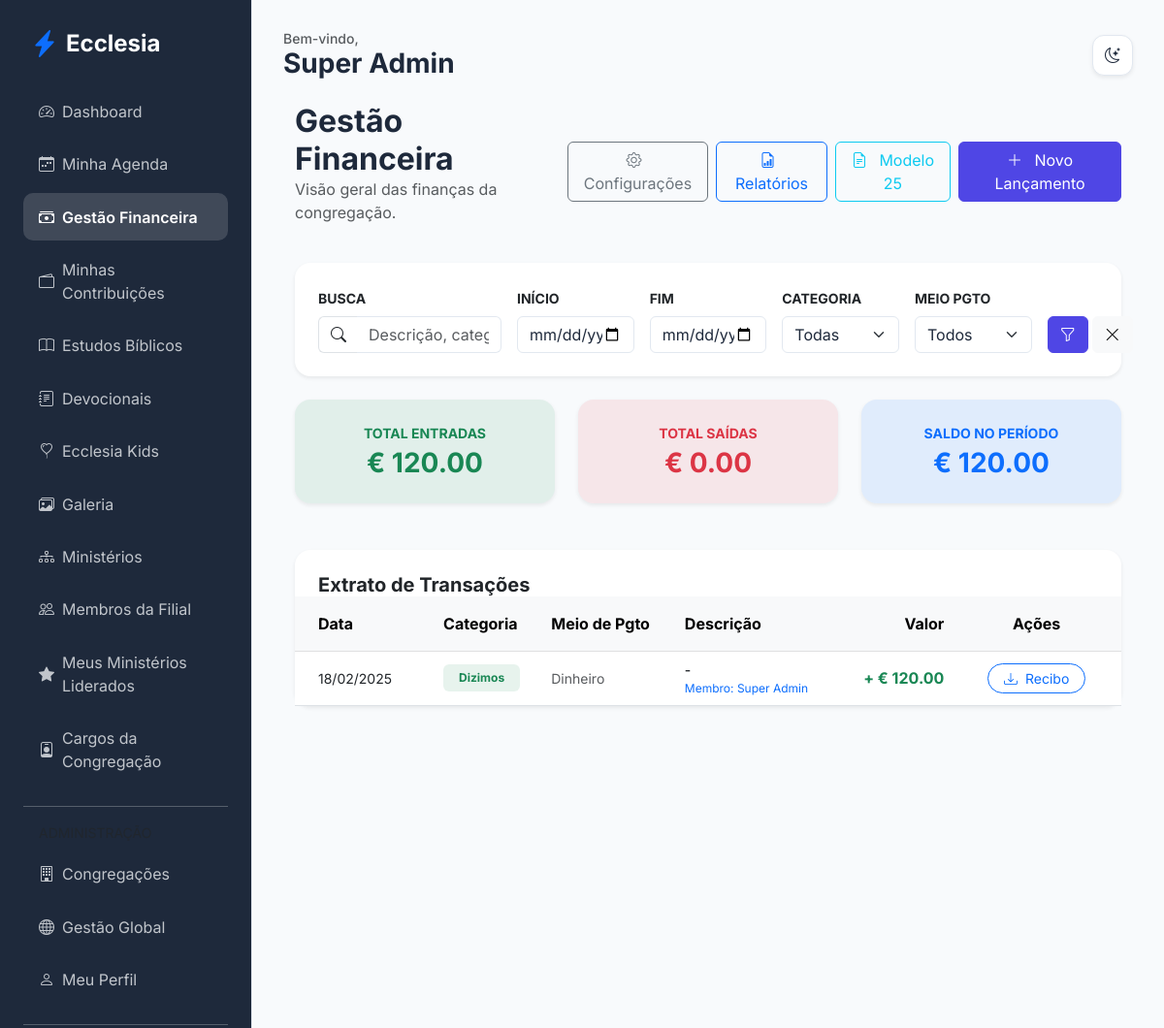
Screenshot of /finance/dashboard (signed in) with the database file from the repository.
### app/core/models.py (models this page shows, shortened)
class User(db.Model, UserMixin):
    id = db.Column(db.Integer, primary_key=True)
    name = db.Column(db.String(100), nullable=False)
    email = db.Column(db.String(120), unique=True, nullable=False)
    password_hash = db.Column(db.String(128))
    birth_date = db.Column(db.Date)
    gender = db.Column(db.String(20))
    documents = db.Column(db.String(200)) # Flexível para diferentes países
    tax_id = db.Column(db.String(20), nullable=True)  # NIF (PT), CPF/CNPJ (BR), etc.
    address = db.Column(db.Text)
    phone = db.Column(db.String(50))
    profile_photo = db.Column(db.String(255), nullable=True)
    status = db.Column(db.String(20), default='pending') # pending, active, rejected
    is_email_verified = db.Column(db.Boolean, default=False)
    email_verification_token = db.Column(db.String(100), unique=True, nullable=True)
    data_consent = db.Column(db.Boolean, default=False)
    data_consent_date = db.Column(db.DateTime)
    marketing_consent = db.Column(db.Boolean, default=False)
    is_ministry_leader = db.Column(db.Boolean, default=False)
    church_id = db.Column(db.Integer, db.ForeignKey('church.id'))
    family_id = db.Column(db.Integer, db.ForeignKey('family.id'), nullable=True)
    church_role_id = db.Column(db.Integer, db.ForeignKey('church_role.id'), nullable=True)
    ministries = db.relationship('Ministry', secondary=member_ministries, backref=db.backref('members', lazy='dynamic'))
    can_manage_ministries = db.Column(db.Boolean, default=False)
    can_manage_media = db.Column(db.Boolean, default=False)
    can_publish_devotionals = db.Column(db.Boolean, default=False)
    can_approve_members = db.Column(db.Boolean, default=False)
    can_manage_finance = db.Column(db.Boolean, default=False)
    can_manage_kids = db.Column(db.Boolean, default=False)
    can_manage_events = db.Column(db.Boolean, default=False)

class Church(db.Model):
    id = db.Column(db.Integer, primary_key=True)
    name = db.Column(db.String(100), nullable=False)
    address = db.Column(db.String(200))
    city = db.Column(db.String(100))
    country = db.Column(db.String(100))
    nif = db.Column(db.String(20)) # Número de Contribuinte
    email = db.Column(db.String(120))
    currency_symbol = db.Column(db.String(5), default='R$')
    is_main = db.Column(db.Boolean, default=False)
    created_at = db.Column(db.DateTime, default=datetime.utcnow)
    members = db.relationship('User', backref='church', lazy=True)
    ministries = db.relationship('Ministry', backref='church', lazy=True)
    assets = db.relationship('Asset', backref='church', lazy=True)
    roles = db.relationship('ChurchRole', backref='church', lazy=True, cascade="all, delete-orphan")

class Transaction(db.Model):
    id = db.Column(db.Integer, primary_key=True)
    type = db.Column(db.String(10)) # income, expense
    category_id = db.Column(db.Integer, db.ForeignKey('transaction_category.id'), nullable=True)
    category_name = db.Column(db.String(100))
    payment_method_id = db.Column(db.Integer, db.ForeignKey('payment_method.id'), nullable=True)
    payment_method_name = db.Column(db.String(100))
    amount = db.Column(db.Float, nullable=False)
    date = db.Column(db.DateTime, default=datetime.utcnow)
    description = db.Column(db.Text)
    user_id = db.Column(db.Integer, db.ForeignKey('user.id'), nullable=True)
    church_id = db.Column(db.Integer, db.ForeignKey('church.id'))
    receipt_path = db.Column(db.String(255))
    category = db.relationship('TransactionCategory', backref='transactions')
    payment_method = db.relationship('PaymentMethod', backref='transactions')
    church = db.relationship('Church', backref='transactions')
    user = db.relationship('User', backref='transactions')

### app/modules/finance/routes.py (the view)
@finance_bp.route('/dashboard')
@login_required
def dashboard():
    if can_manage_finance():
        search = request.args.get('search')
        start_date = request.args.get('start_date')
        end_date = request.args.get('end_date')
        category_id = request.args.get('category_id')
        payment_method_id = request.args.get('payment_method_id')
        tx_type = request.args.get('type')
        if is_admin():
            query = Transaction.query
            asset_query = Asset.query
        else:
            query = Transaction.query.filter_by(church_id=current_user.church_id)
            asset_query = Asset.query.filter_by(church_id=current_user.church_id)
        if search:
            query = query.filter(or_(
                Transaction.description.ilike(f'%{search}%'),
                Transaction.category_name.ilike(f'%{search}%'),
                Transaction.payment_method_name.ilike(f'%{search}%')
            ))
        if start_date:
            query = query.filter(Transaction.date >= datetime.strptime(start_date, '%Y-%m-%d'))
        if end_date:
            query = query.filter(Transaction.date <= datetime.strptime(end_date, '%Y-%m-%d') + timedelta(days=1))
        if category_id:
            query = query.filter(Transaction.category_id == category_id)
        if payment_method_id:
            query = query.filter(Transaction.payment_method_id == payment_method_id)
        if tx_type:
            query = query.filter(Transaction.type == tx_type)
        transactions = query.order_by(Transaction.date.desc()).all()
        assets = asset_query.all()
        categories = TransactionCategory.query.filter_by(church_id=current_user.church_id, is_active=True).all()
        payment_methods = PaymentMethod.query.filter_by(church_id=current_user.church_id, is_active=True).all()
        total_income = sum(t.amount for t in transactions if t.type == 'income')
        total_expense = sum(t.amount for t in transactions if t.type == 'expense')
        stats = {
            'income': total_income,
            'expense': total_expense,
            'balance': total_income - total_expense
        }
        return render_template('finance/dashboard.html',
                               transactions=transactions,
                               assets=assets,
                               stats=stats,
                               categories=categories,
                               payment_methods=payment_methods,
                               filters={'search': search, 'start_date': start_date, 'end_date': end_date, 'category_id': category_id, 'payment_method_id': payment_method_id, 'type': tx_type})
    return redirect(url_for('finance.member_finance'))

### app/templates/finance/dashboard.html (shortened to what this page needs)
{% extends "base.html" %}
{% block content %}
<div class="container-fluid">
    <div class="d-flex justify-content-between align-items-center mb-4">
        <div>
            <h2 class="fw-bold mb-0">Gestão Financeira</h2>
            <p class="text-muted">Visão geral das finanças da congregação.</p>
        </div>
        <div class="d-flex gap-2">
            <a href="{{ url_for('finance.manage_settings') }}" class="btn btn-outline-secondary">
                <i class="bi bi-gear me-2"></i> Configurações
            </a>
            <a href="{{ url_for('finance.report') }}" class="btn btn-outline-primary">
                <i class="bi bi-file-earmark-bar-graph me-2"></i> Relatórios
            </a>
            <a href="{{ url_for('modelo25.index') }}" class="btn btn-outline-info">
                <i class="bi bi-file-earmark-text me-2"></i> Modelo 25
            </a>
            <a href="{{ url_for('finance.add_transaction') }}" class="btn btn-primary">
                <i class="bi bi-plus-lg me-2"></i> Novo Lançamento
            </a>
        </div>
    </div>
    <div class="card border-0 shadow-sm mb-4">
        <div class="card-body p-4">
            <form method="GET" action="{{ url_for('finance.dashboard') }}" class="row g-3">
                <div class="col-md-3">
                    <label class="form-label small fw-bold">BUSCA</label>
                    <div class="input-group">
                        <span class="input-group-text bg-transparent border-end-0"><i class="bi bi-search"></i></span>
                        <input type="text" name="search" class="form-control border-start-0" placeholder="Descrição, categoria..." value="{{ filters.search or '' }}">
                    </div>
                </div>
                <div class="col-md-2">
                    <label class="form-label small fw-bold">INÍCIO</label>
                    <input type="date" name="start_date" class="form-control" value="{{ filters.start_date or '' }}">
                </div>
                <div class="col-md-2">
                    <label class="form-label small fw-bold">FIM</label>
                    <input type="date" name="end_date" class="form-control" value="{{ filters.end_date or '' }}">
                </div>
                <div class="col-md-2">
                    <label class="form-label small fw-bold">CATEGORIA</label>
                    <select name="category_id" class="form-select">
                        <option value="">Todas</option>
                    </select>
                </div>
                <div class="col-md-2">
                    <label class="form-label small fw-bold">MEIO PGTO</label>
                    <select name="payment_method_id" class="form-select">
                        <option value="">Todos</option>
                    </select>
                </div>
                <div class="col-md-1 d-flex align-items-end gap-1">
                    <button type="submit" class="btn btn-primary w-100"><i class="bi bi-funnel"></i></button>
                    <a href="{{ url_for('finance.dashboard') }}" class="btn btn-light" title="Limpar"><i class="bi bi-x-lg"></i></a>
                </div>
            </form>
        </div>
    </div>
    {% if stats %}
    <div class="row g-4 mb-5">
        <div class="col-md-4">
            <div class="card border-0 shadow-sm bg-success bg-opacity-10">
                <div class="card-body p-4 text-center">
                    <p class="text-success small fw-bold mb-1 text-uppercase">Total Entradas</p>
                    <h3 class="fw-bold text-success mb-0">{{ (current_user.church.currency_symbol if current_user.church else 'R$') if current_user.church else 'R$' }} {{ "%.2f"|format(stats.income) }}</h3>
                </div>
            </div>
        </div>
        <div class="col-md-4">
            <div class="card border-0 shadow-sm bg-danger bg-opacity-10">
                <div class="card-body p-4 text-center">
                    <p class="text-danger small fw-bold mb-1 text-uppercase">Total Saídas</p>
                    <h3 class="fw-bold text-danger mb-0">{{ (current_user.church.currency_symbol if current_user.church else 'R$') if current_user.church else 'R$' }} {{ "%.2f"|format(stats.expense) }}</h3>
                </div>
            </div>
        </div>
        <div class="col-md-4">
            <div class="card border-0 shadow-sm bg-primary bg-opacity-10">
                <div class="card-body p-4 text-center">
                    <p class="text-primary small fw-bold mb-1 text-uppercase">Saldo no Período</p>
                    <h3 class="fw-bold text-primary mb-0">{{ (current_user.church.currency_symbol if current_user.church else 'R$') if current_user.church else 'R$' }} {{ "%.2f"|format(stats.balance) }}</h3>
                </div>
            </div>
        </div>
    </div>
    {% endif %}
    <div class="row g-4">
        <div class="col-lg-12">
            <div class="card border-0 shadow-sm">
                <div class="card-header bg-transparent border-0 p-4 pb-0">
                    <h5 class="fw-bold mb-0">Extrato de Transações</h5>
                </div>
                <div class="card-body p-0">
                    <div class="table-responsive">
                        <table class="table table-hover align-middle mb-0">
                            <thead class="table-light">
                                <tr>
                                    <th class="px-4 py-3">Data</th>
                                    <th class="py-3">Categoria</th>
                                    <th class="py-3">Meio de Pgto</th>
                                    <th class="py-3">Descrição</th>
                                    <th class="py-3 text-end">Valor</th>
                                    <th class="px-4 py-3 text-center">Ações</th>
                                </tr>
                            </thead>
                            <tbody>
                                {% for tx in transactions %}
                                <tr>
                                    <td class="px-4 small">{{ tx.date.strftime('%d/%m/%Y') }}</td>
                                    <td>
                                        <span class="badge bg-{{ 'success' if tx.type == 'income' else 'danger' }} bg-opacity-10 text-{{ 'success' if tx.type == 'income' else 'danger' }} px-3 py-2">
                                            {{ tx.category_name or 'Geral' }}
                                        </span>
                                    </td>
                                    <td>
                                        <span class="small text-muted">
                                            {{ tx.payment_method_name or 'Dinheiro' }}
                                        </span>
                                    </td>
                                    <td>
                                        <div class="small fw-medium">{{ tx.description or '-' }}</div>
                                        {% if tx.user %}
                                        <div class="extra-small text-primary">Membro: {{ tx.user.name }}</div>
                                        {% endif %}
                                    </td>
                                    <td class="text-end fw-bold {{ 'text-success' if tx.type == 'income' else 'text-danger' }}">
                                        {{ '+' if tx.type == 'income' else '-' }} {{ tx.church.currency_symbol if tx.church else 'R$' }} {{ "%.2f"|format(tx.amount) }}
                                    </td>
                                    <td class="px-4 text-center">
                                        {% if tx.user_id %}
                                        <a href="{{ url_for('finance.download_receipt', tx_id=tx.id) }}" class="btn btn-sm btn-outline-primary rounded-pill px-3">
                                            <i class="bi bi-download me-1"></i> Recibo
                                        </a>
                                        {% else %}
                                        <span class="text-muted small">-</span>
                                        {% endif %}
                                    </td>
                                </tr>
                                {% endfor %}
                            </tbody>
                        </table>
                    </div>
                </div>
            </div>
        </div>
    </div>
</div>
{% endblock %}

### app/templates/base.html (shortened to what this page needs)
<!DOCTYPE html>
<html lang="pt-BR">
<head>
    <link href="https://cdn.jsdelivr.net/npm/bootstrap@5.3.0/dist/css/bootstrap.min.css" rel="stylesheet">
    <link href="https://cdn.jsdelivr.net/npm/bootstrap-icons@1.10.0/font/bootstrap-icons.css" rel="stylesheet">
    <link rel="stylesheet" href="{{ url_for('static', filename='css/premium.css') }}">
</head>
<body>
    {% if current_user.is_authenticated %}
    <div class="sidebar d-none d-lg-block">
        <div class="d-flex align-items-center mb-4 px-2">
            <i class="bi bi-lightning-charge-fill text-primary fs-3 me-2"></i>
            <h4 class="mb-0 fw-bold text-white">Ecclesia</h4>
        </div>
        {% include 'includes/_nav_links.html' %}
    </div>
    {% endif %}
    <div class="main-content {{ 'mx-auto' if not current_user.is_authenticated }}">
        {% if current_user.is_authenticated %}
        <header class="d-flex justify-content-between align-items-center mb-4 d-none d-lg-flex">
            <div>
                <h5 class="text-muted mb-0 small">Bem-vindo,</h5>
                <h3 class="fw-bold mb-0">{{ current_user.name }}</h3>
            </div>
            <div class="theme-toggle shadow-sm" onclick="toggleTheme()">
                <i class="bi bi-moon-stars" id="theme-icon"></i>
            </div>
        </header>
        {% endif %}
        {% block content %}{% endblock %}
    </div>
</body>
</html>

### rows the page displays
User: name "Super Admin"
Church: currency_symbol "€"
Transaction: date "18/02/2025", category_name "Dizimos", payment_method_name "Dinheiro", description "-", user.name "Super Admin", type "+", church "€", amount "120.00"

### other values shown
{{ "%.2f"|format(stats.income) }} "120.00"
{{ "%.2f"|format(stats.expense) }} "0.00"
{{ "%.2f"|format(stats.balance) }} "120.00"
